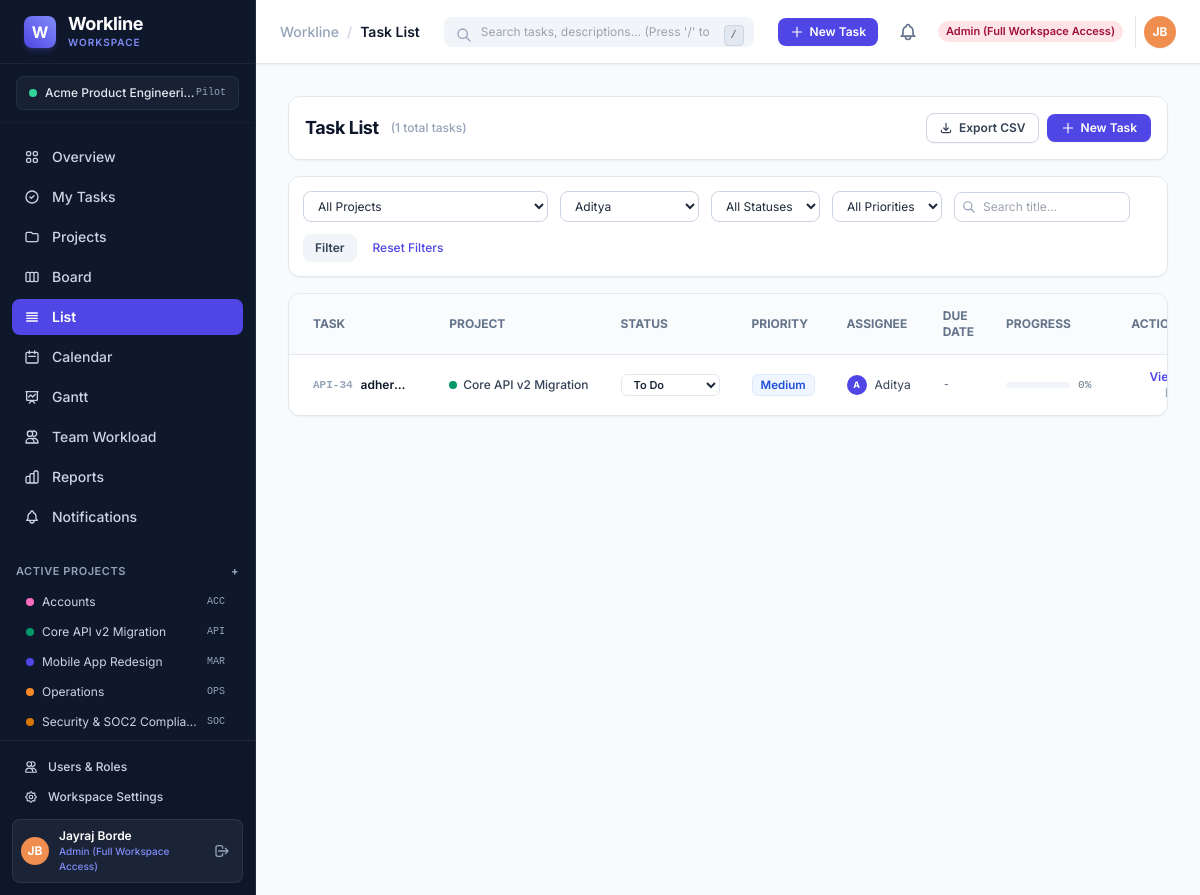
The page /tasks/list/?assignee=8 (signed in) on the database as committed earlier.
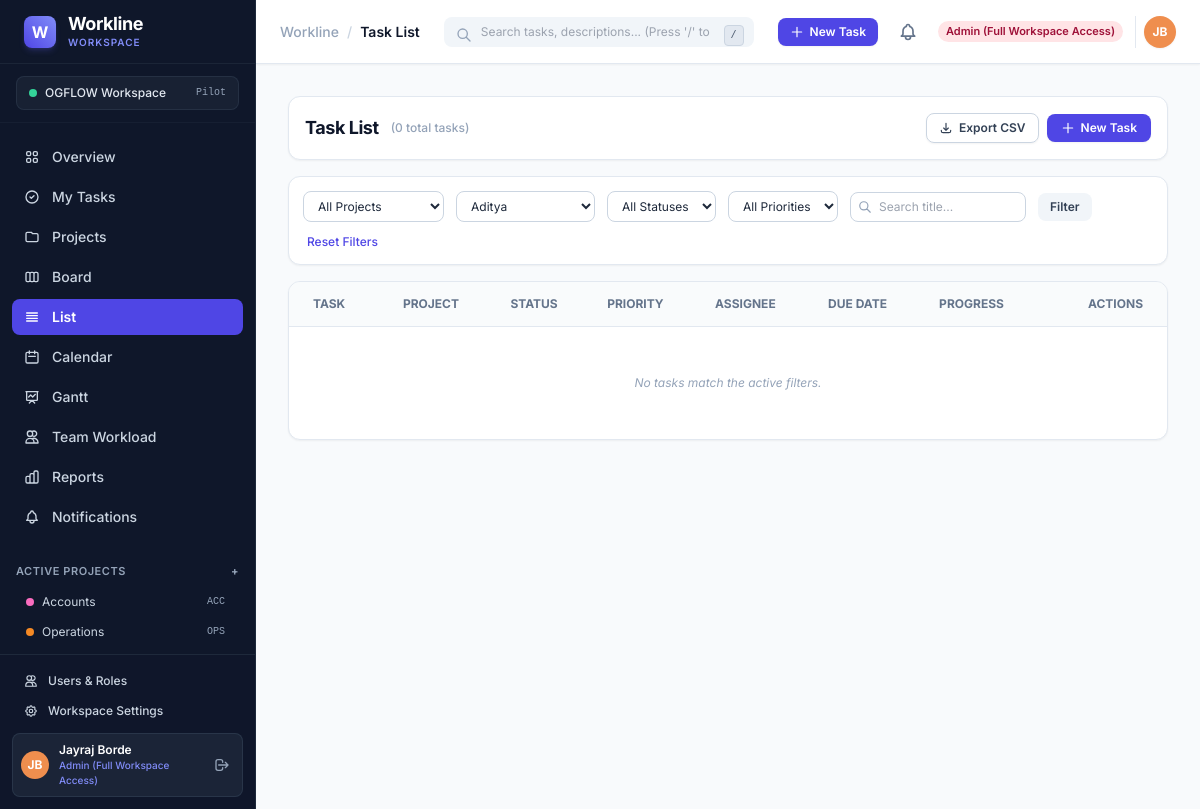
The same page on the database as committed later.
### apps/workspaces/models.py (models this page shows, shortened)
class Workspace(models.Model):
    name = models.CharField(max_length=150)
    slug = models.SlugField(max_length=160, unique=True)
    description = models.TextField(blank=True, default='')
    timezone = models.CharField(max_length=60, default='UTC')
    created_by = models.ForeignKey(
        User,
        on_delete=models.SET_NULL,
        null=True,
        blank=True,
        related_name='created_workspaces'
    )
    created_at = models.DateTimeField(auto_now_add=True)
    updated_at = models.DateTimeField(auto_now=True)
    class Meta:
        ordering = ['name']
        verbose_name = 'Workspace'
        verbose_name_plural = 'Workspaces'

### apps/projects/models.py (models this page shows, shortened)
class Project(models.Model):
    workspace = models.ForeignKey(Workspace, on_delete=models.CASCADE, related_name='projects')
    name = models.CharField(max_length=150)
    key = models.CharField(max_length=12, help_text='Short uppercase project prefix (e.g. CORE, MKTG)')
    description = models.TextField(blank=True, default='')
    owner = models.ForeignKey(
        User,
        on_delete=models.SET_NULL,
        null=True,
        blank=True,
        related_name='owned_projects'
    )
    status = models.CharField(
        max_length=20,
        choices=ProjectStatus.choices,
        default=ProjectStatus.ACTIVE
    )
    color = models.CharField(max_length=20, default='#4f46e5')
    start_date = models.DateField(null=True, blank=True)
    due_date = models.DateField(null=True, blank=True)
    archived_at = models.DateTimeField(null=True, blank=True)
    created_at = models.DateTimeField(auto_now_add=True)
    updated_at = models.DateTimeField(auto_now=True)
    class Meta:
        unique_together = ('workspace', 'key')
        ordering = ['-created_at']
        indexes = [
            models.Index(fields=['workspace', 'status']),
            models.Index(fields=['owner', 'status']),
        ]

### apps/tasks/models.py (models this page shows, shortened)
class Task(models.Model):
    project = models.ForeignKey(Project, on_delete=models.CASCADE, related_name='tasks')
    title = models.CharField(max_length=255)
    description = models.TextField(blank=True, default='')
    status = models.CharField(
        max_length=20,
        choices=TaskStatus.choices,
        default=TaskStatus.TODO
    )
    priority = models.CharField(
        max_length=20,
        choices=TaskPriority.choices,
        default=TaskPriority.MEDIUM
    )
    assignee = models.ForeignKey(
        User,
        on_delete=models.SET_NULL,
        null=True,
        blank=True,
        related_name='assigned_tasks'
    )
    reporter = models.ForeignKey(
        User,
        on_delete=models.PROTECT,
        related_name='reported_tasks'
    )
    start_date = models.DateField(null=True, blank=True)
    due_date = models.DateField(null=True, blank=True)
    estimate_hours = models.DecimalField(
        max_digits=6,
        decimal_places=2,
        default=0.00,
        validators=[MinValueValidator(0.0)],
        help_text='Estimated effort in hours'
    )
    progress_percent = models.PositiveSmallIntegerField(
        default=0,
        validators=[MinValueValidator(0), MaxValueValidator(100)],
        help_text='Task completion percentage (0 - 100)'
    )
    parent_task = models.ForeignKey(
        'self',
        on_delete=models.CASCADE,
        null=True,
        blank=True,
        related_name='subtasks',
        help_text='Parent task if this is a subtask'
    )
    blocked_reason = models.TextField(
        blank=True,
        default='',
        help_text='Explanation required when task is blocked'
    )
    tags = models.ManyToManyField(Tag, blank=True, related_name='tasks')
    archived_at = models.DateTimeField(null=True, blank=True)
    created_at = models.DateTimeField(auto_now_add=True)
    updated_at = models.DateTimeField(auto_now=True)
    class Meta:
        ordering = ['-created_at']
        indexes = [
            models.Index(fields=['project', 'status']),
            models.Index(fields=['assignee', 'status']),
            models.Index(fields=['due_date', 'status']),
            models.Index(fields=['priority', 'status']),
            models.Index(fields=['parent_task']),
        ]
    @property
    def identifier(self):
        return f"{self.project.key}-{self.id}" if self.id else f"{self.project.key}-NEW"
    @property
    def is_overdue(self):
        if self.due_date and not (self.is_completed or self.is_cancelled):
            return self.due_date < timezone.localdate()
        return False

### apps/accounts/models.py (models this page shows, shortened)
class UserProfile(models.Model):
    user = models.OneToOneField(User, on_delete=models.CASCADE, related_name='profile')
    role = models.CharField(max_length=20, choices=Role.choices, default=Role.MEMBER)
    job_title = models.CharField(max_length=120, blank=True, default='')
    phone = models.CharField(max_length=30, blank=True, default='')
    weekly_capacity_hours = models.PositiveIntegerField(
        default=40,
        help_text='Configurable weekly working capacity in hours for workload estimation'
    )
    avatar_color = models.CharField(max_length=20, default='#4f46e5')
    created_at = models.DateTimeField(auto_now_add=True)
    updated_at = models.DateTimeField(auto_now=True)
    class Meta:
        ordering = ['user__first_name', 'user__last_name', 'user__username']
        verbose_name = 'User Profile'
        verbose_name_plural = 'User Profiles'
    @property
    def display_name(self):
        full = self.user.get_full_name()
        return full if full else self.user.username
    @property
    def initials(self):
        first = self.user.first_name[:1] if self.user.first_name else ''
        last = self.user.last_name[:1] if self.user.last_name else ''
        if first or last:
            return f"{first}{last}".upper()
        return self.user.username[:2].upper()
    @property
    def is_admin(self):
        return self.user.is_superuser or self.role == Role.ADMIN
    @property
    def is_manager(self):
        return self.is_admin or self.role == Role.MANAGER

### apps/tasks/views.py (the view)
# urls.py: path('list/', views.task_list_view, name='task_list'),
@login_required
def task_list_view(request):
    ctx_data = _get_workspace_and_filters(request)
    workspace = ctx_data['workspace']
    sort_by = request.GET.get('sort', '-created_at')
    valid_sorts = {
        'title': 'title',
        '-title': '-title',
        'status': 'status',
        '-status': '-status',
        'priority': 'priority',
        '-priority': '-priority',
        'due_date': 'due_date',
        '-due_date': '-due_date',
        'progress': 'progress_percent',
        '-progress': '-progress_percent',
        'created': 'created_at',
        '-created': '-created_at',
    }
    sort_field = valid_sorts.get(sort_by, '-created_at')
    base_qs = Task.objects.filter(
        project__workspace=workspace,
        archived_at__isnull=True,
        parent_task__isnull=True
    ).select_related('project', 'assignee', 'reporter').prefetch_related('tags').order_by(sort_field)
    filtered_qs = _filter_tasks(base_qs, ctx_data)
    paginator = Paginator(filtered_qs, 15)
    page_number = request.GET.get('page', 1)
    page_obj = paginator.get_page(page_number)
    return render(request, 'tasks/list.html', {
        **ctx_data,
        'page_obj': page_obj,
        'sort_by': sort_by,
        'status_choices': TaskStatus.choices,
        'priority_choices': TaskPriority.choices,
    })

### apps/accounts/permissions.py (called while the page is built)
def can_manage_workspace(user):
    if not user.is_authenticated:
        return False
    return user.is_superuser or (hasattr(user, 'profile') and user.profile.is_admin)

def can_manage_projects(user):
    if not user.is_authenticated:
        return False
    return user.is_superuser or (hasattr(user, 'profile') and user.profile.is_manager)

def can_mutate_tasks(user):
    if not user.is_authenticated:
        return False
    if user.is_superuser:
        return True
    if hasattr(user, 'profile'):
        return user.profile.role in (Role.ADMIN, Role.MANAGER, Role.MEMBER)
    return False

### templates/tasks/list.html (shortened to what the changed rows need)
{% extends 'base.html' %}
{% block content %}
<div class="space-y-4">
  <div class="bg-white p-4 rounded-xl border border-slate-200 shadow-sm flex flex-wrap items-center justify-between gap-4">
    <div class="flex items-center gap-3">
      <h1 class="text-lg font-bold text-slate-900 tracking-tight">Task List</h1>
      <span class="text-xs text-slate-400 font-medium">({{ page_obj.paginator.count }} total tasks)</span>
    </div>
  </div>
  <div class="bg-white rounded-xl border border-slate-200 shadow-sm overflow-hidden">
    <div class="overflow-x-auto">
      <table class="w-full text-left text-xs">
        <thead class="bg-slate-50/80 border-b border-slate-200 text-slate-500 font-semibold uppercase">
          <tr>
            <th class="px-6 py-3.5">
              <a href="?sort={% if sort_by == 'title' %}-title{% else %}title{% endif %}&project={{ selected_project }}&assignee={{ selected_assignee }}&status={{ selected_status }}&priority={{ selected_priority }}&q={{ q }}" class="hover:text-slate-800 flex items-center gap-1">
                <span>Task</span>
              </a>
            </th>
            <th class="px-4 py-3.5">Project</th>
            <th class="px-4 py-3.5">
              <a href="?sort={% if sort_by == 'status' %}-status{% else %}status{% endif %}&project={{ selected_project }}&assignee={{ selected_assignee }}&status={{ selected_status }}&priority={{ selected_priority }}&q={{ q }}" class="hover:text-slate-800 flex items-center gap-1">
                <span>Status</span>
              </a>
            </th>
            <th class="px-4 py-3.5">
              <a href="?sort={% if sort_by == 'priority' %}-priority{% else %}priority{% endif %}&project={{ selected_project }}&assignee={{ selected_assignee }}&status={{ selected_status }}&priority={{ selected_priority }}&q={{ q }}" class="hover:text-slate-800 flex items-center gap-1">
                <span>Priority</span>
              </a>
            </th>
            <th class="px-4 py-3.5">Assignee</th>
            <th class="px-4 py-3.5">
              <a href="?sort={% if sort_by == 'due_date' %}-due_date{% else %}due_date{% endif %}&project={{ selected_project }}&assignee={{ selected_assignee }}&status={{ selected_status }}&priority={{ selected_priority }}&q={{ q }}" class="hover:text-slate-800 flex items-center gap-1">
                <span>Due Date</span>
              </a>
            </th>
            <th class="px-4 py-3.5">
              <a href="?sort={% if sort_by == 'progress' %}-progress{% else %}progress{% endif %}&project={{ selected_project }}&assignee={{ selected_assignee }}&status={{ selected_status }}&priority={{ selected_priority }}&q={{ q }}" class="hover:text-slate-800 flex items-center gap-1">
                <span>Progress</span>
              </a>
            </th>
            <th class="px-6 py-3.5 text-right">Actions</th>
          </tr>
        </thead>
        <tbody class="divide-y divide-slate-100">
          {% for task in page_obj %}
            <tr class="hover:bg-slate-50/60 transition-colors">
              <td class="px-6 py-3.5 font-medium max-w-sm">
                <a href="{% url 'task_detail' task_id=task.id %}" class="text-slate-900 hover:text-indigo-600 font-semibold flex items-center gap-2">
                  <span class="text-slate-400 font-mono text-[11px] shrink-0">{{ task.identifier }}</span>
                  <span class="truncate">{{ task.title }}</span>
                </a>
              </td>
              <td class="px-4 py-3.5">
                <div class="flex items-center gap-1.5">
                  <span class="w-2 h-2 rounded-full shrink-0" style="background-color: {{ task.project.color }};"></span>
                  <span class="text-slate-700 font-medium truncate">{{ task.project.name }}</span>
                </div>
              </td>
              <td class="px-4 py-3.5">
                {% if can_mutate_tasks %}
                  <select
                    onchange="fetch('/tasks/api/{{ task.id }}/status/', {method:'POST', headers:{'Content-Type':'application/json','X-CSRFToken':csrftoken}, body:JSON.stringify({status:this.value})}).then(()=>location.reload())"
                    class="text-[11px] font-semibold rounded-md px-2 py-0.5 border border-slate-200 bg-white focus:outline-none"
                  >
                    {% for sval, slabel in status_choices %}
                      <option value="{{ sval }}" {% if task.status == sval %}selected{% endif %}>{{ slabel }}</option>
                    {% endfor %}
                  </select>
                {% else %}
                  <span class="status-badge status-{{ task.status }}">{{ task.get_status_display }}</span>
                {% endif %}
              </td>
              <td class="px-4 py-3.5">
                <span class="priority-badge priority-{{ task.priority }}">{{ task.get_priority_display }}</span>
              </td>
              <td class="px-4 py-3.5">
                {% if task.assignee %}
                  <div class="flex items-center gap-2">
                    <div class="w-5 h-5 rounded-full flex items-center justify-center font-bold text-[9px] text-white shrink-0" style="background-color: {{ task.assignee.profile.avatar_color|default:'#4f46e5' }};">
                      {{ task.assignee.profile.initials|default:"U" }}
                    </div>
                    <span class="text-slate-700 truncate">{{ task.assignee.get_full_name|default:task.assignee.username }}</span>
                  </div>
                {% else %}
                  <span class="text-slate-400 italic">Unassigned</span>
                {% endif %}
              </td>
              <td class="px-4 py-3.5 font-mono {% if task.is_overdue %}text-rose-600 font-bold{% else %}text-slate-500{% endif %}">
                {{ task.due_date|date:"M d, Y"|default:"-" }}
              </td>
              <td class="px-4 py-3.5">
                <div class="flex items-center gap-2">
                  <div class="w-16 bg-slate-100 h-1.5 rounded-full overflow-hidden">
                  </div>
                  <span class="text-[11px] text-slate-500 font-mono">{{ task.progress_percent }}%</span>
                </div>
              </td>
              <td class="px-6 py-3.5 text-right">
                <a href="{% url 'task_detail' task_id=task.id %}" class="text-indigo-600 hover:text-indigo-800 font-semibold mr-2">View</a>
                {% if can_mutate_tasks %}
                  <a href="{% url 'task_edit' task_id=task.id %}" class="text-slate-400 hover:text-slate-600">Edit</a>
                {% endif %}
              </td>
            </tr>
          {% empty %}
            <tr>
              <td colspan="8" class="px-6 py-12 text-center text-slate-400 italic">No tasks match the active filters.</td>
            </tr>
          {% endfor %}
        </tbody>
      </table>
    </div>
  </div>
</div>
{% endblock %}

### templates/components/sidebar.html (shortened to what the changed rows need)
<aside class="w-64 bg-slate-900 flex-shrink-0 flex flex-col justify-between border-r border-slate-800 text-slate-300 select-none">
  <div>
    <div class="px-4 py-3 border-b border-slate-800/50">
      <div class="flex items-center justify-between px-3 py-2 rounded-lg bg-slate-800/60 border border-slate-700/50 text-xs">
        <div class="flex items-center gap-2 truncate">
          <span class="w-2 h-2 rounded-full bg-emerald-400 shrink-0"></span>
          <span class="font-medium text-slate-200 truncate">{{ current_workspace.name|default:"Acme Workspace" }}</span>
        </div>
      </div>
    </div>
    <div class="px-4 pt-3 pb-2">
      <div class="space-y-0.5 max-h-36 overflow-y-auto pr-1">
        {% for proj in active_projects %}
          <a href="{% url 'project_detail' project_id=proj.id %}" class="flex items-center gap-2 px-2.5 py-1.5 rounded-md text-xs text-slate-300 hover:bg-slate-800 hover:text-white transition-colors truncate">
            <span class="w-2 h-2 rounded-full shrink-0" style="background-color: {{ proj.color }};"></span>
            <span class="truncate">{{ proj.name }}</span>
            <span class="ml-auto text-[10px] text-slate-400 font-mono">{{ proj.key }}</span>
          </a>
        {% empty %}
          <div class="text-xs text-slate-400 italic px-2">No projects yet.</div>
        {% endfor %}
      </div>
    </div>
  </div>
</aside>

Rows that differ between the two databases and show on the page:
removed Project: name "Core API v2 Migration", key "API"
removed Project: name "Mobile App Redesign", key "MAR"
removed Project: name "Security & SOC2 Complia…", key "SOC"
removed Task: identifier "API-34", title "adher…", project.name "Core API v2 Migration", status+id "To Do", priority "Medium", assignee.profile.initials "A", assignee.get_full_name "Aditya", due_date "-", progress_percent "0"
changed Workspace: name "Acme Product Engineeri…" → "OGFLOW Workspace"
Other text that changed with them:
{{ page_obj.paginator.count }}: "1" → "0"
text now shown: "No tasks match the active filters."
